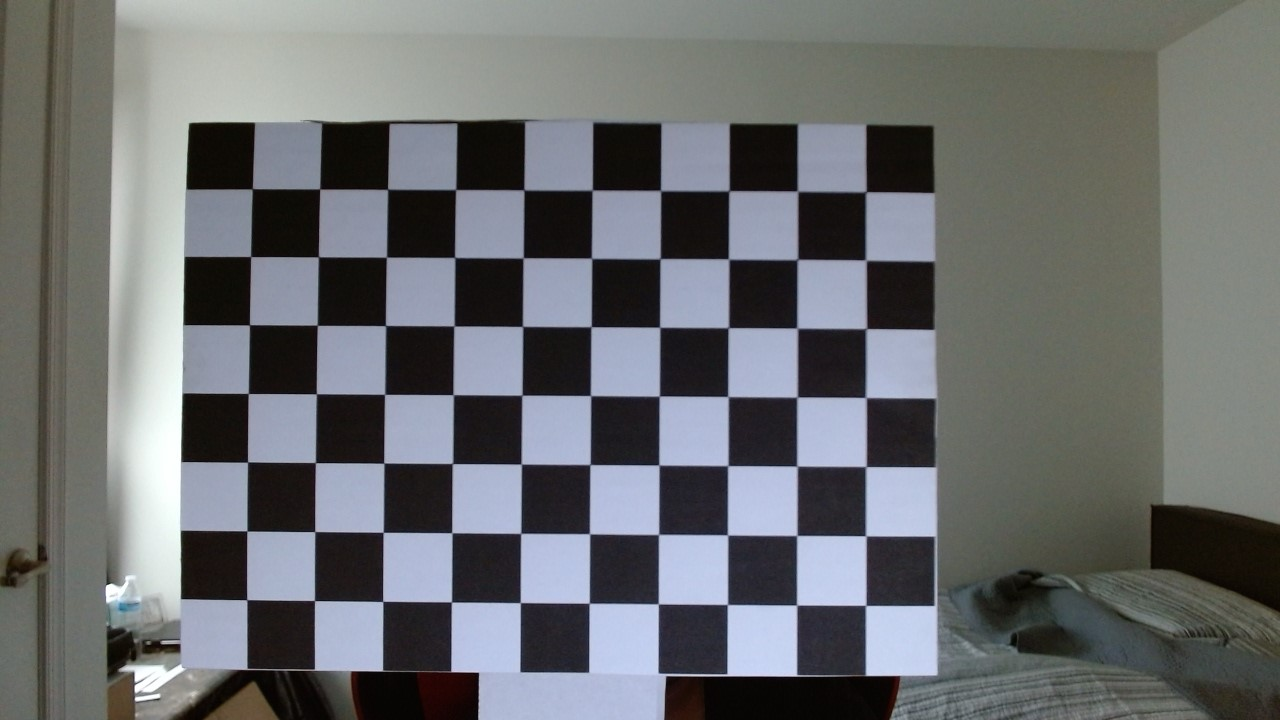
#> input picture HW3/checker1.jpg, 1280 x 720 px; its folder holds only this picture in this run
$ jupyter execute --allow-errors 'Rana_Dhruv_HW#3.ipynb'
#> lines starting #> are read from the running program, lines starting #| are printed output that depends on the picture; long printed decimals are rounded
## Problem 1 ##

[cell 1]
import numpy as np
import cv2 as cv
import matplotlib.pyplot as plt
import glob
import re

# I tired using an iphone but due to high res (12MP) it was taking too long
# Thus I decided to use my webcam and forced it to a 0.9MP (1280x720) and it speeded up the process

CHECKERBOARD_DIM = (7,10)

SQUARE_DIM = 1

# Make corresponding 3D world points (assuming each square is 1 unit away)
# (0,0,0) (1,0,0) ... (6,0,0) (0,1,0)...(6,1,0) (0,9,0)..(6,9,0) Only inner points of checker
world_Points = np.zeros((1, CHECKERBOARD_DIM[0]* CHECKERBOARD_DIM[1],3), np.float32)
world_Points[0, :, :2] = np.mgrid[0:CHECKERBOARD_DIM[0],0:CHECKERBOARD_DIM[1]].T.reshape(-1, 2)

# All of the below is to match matlab point oredering
#############################################
temp = world_Points[:,:,0].copy()
world_Points[:,:,0] = world_Points[:,:,1]
world_Points[:,:,1] = temp
#############################################

world_Points = world_Points*SQUARE_DIM

# array to store point pairs
points_3D = []
points_Camera = []

# Get all jpg that start with checker
images = glob.glob('checker*.jpg')
images = sorted(images, key=lambda x:float(re.findall("(\d+)",x)[0]))

# iterate trough all checker images
for filename in images:
    img = cv.imread(filename)
#> img is the input picture: shape (720, 1280, 3); mean B, G, R 110.8, 109, 106.6

    gray = cv.cvtColor(img,cv.COLOR_BGR2GRAY)
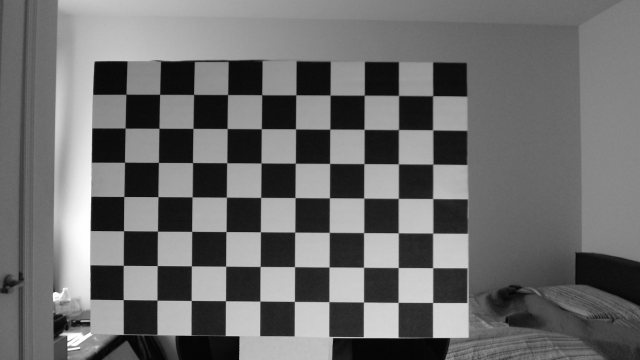
#> gray: shape (720, 1280) (shown at 1/2 size); min 1, max 255, mean 108.5

    # Find corners
    ret, corners = cv.findChessboardCorners(gray, CHECKERBOARD_DIM,None)
#> ret = True; corners = 70 rows, first 8: [866.5, 191.9], [866, 259.9], [866.5, 328.4], [866, 397.5], [866, 466.7], [866, 535.9], [865.8, 605.5], [797.3, 190.7]

    #If corners are found refine the position
    if ret == True:

        # add corresponding 3D(world) cordinates
        points_3D.append(world_Points)

        # Refining pixel coordinates
        corners2 = cv.cornerSubPix(gray, corners, (11, 11), (-1, -1), None)
#> corners2 = 70 rows, first 8: [865.8, 191.8], [865.8, 260.2], [866.3, 328.6], [865.8, 397.6], [865.9, 466.6], [865.8, 535.9], [865.7, 605.4], [797.5, 191.2]

        # All of the below is to match matlab point ordering
        #######################################################################################
        corners2 = corners2[::-1]
#> corners2 = 70 rows, first 8: [246.8, 599.7], [246.9, 530.9], [247.5, 462], [248.3, 393.5], [249.4, 324.8], [250.6, 256.6], [252.3, 188.8], [314.5, 600.6]
        corners3 = np.zeros_like(corners2)

        for i in range(0,CHECKERBOARD_DIM[0]*CHECKERBOARD_DIM[1]-1,CHECKERBOARD_DIM[0]):
            corners3[i:i+CHECKERBOARD_DIM[0],:,:] = corners2[i:i+CHECKERBOARD_DIM[0],:,:][::-1]
#> after the loop, corners3 = 70 rows, first 8: [252.3, 188.8], [250.6, 256.6], [249.4, 324.8], [248.3, 393.5], [247.5, 462], [246.9, 530.9], [246.8, 599.7], [319.7, 189]
        ########################################################################################

        # add corresponding camera(pixel) points
        points_Camera.append(corners3)

        # [5 lines of commented-out code are left out]
    else:
        print("No Corners Found for {}".format(filename))


# Once we have all point pairs I use the built in function of OpenCV to find intrinsic and extrinsic matrix for each Image
ret, matrix, distortion, r_vecs, t_vecs = cv.calibrateCamera(points_3D, points_Camera, gray.shape[::-1], None, None)
#> ret = 0.142; matrix = [[1606.7, 0, 625.6], [0, 1607.7, 329.7], [0, 0, 1]]; distortion = [[-0.00999, -0.059, 0.00359, 0.00355, -7.16]]; r_vecs = ([-0.0346, 0.000862, 0.00652],); t_vecs = ([-5.49, -2.07, 23.48],)

# Displaying Intrinsic Matrix (focal length and scale)
print("Camera Intrinsic matrix:")
print(matrix)
#| [[1.60672790e+03 0.00000000e+00 6.25616971e+02]
#|  [0.00000000e+00 1.60770430e+03 3.29689775e+02]
#|  [0.00000000e+00 0.00000000e+00 1.00000000e+00]]

r_mat = []
# Displaying unique extrinsic matrix for each images (rotation matix and translation vector)
# OpenCV returns a rotation vector and must be converted to rotation matrix
for i in range(len(r_vecs)):

    r_mat_i = np.zeros((3,3))
    cv.Rodrigues(r_vecs[i],r_mat_i)
    r_mat.append(r_mat_i)

    print("\nExtrensic Matrix for Image {0} :-".format(i+1))

    print("\n Rotation Matrix:")
    print(r_mat[i])

    print("\n Translation Vector:")
    print(t_vecs[i])

    print("-------------------------------------------------------------------")
#> this loop made 1 pass
#> r_mat_i on pass 1: [[0, 0, 0], [0, 0, 0], [0, 0, 0]]
#> (printed output is left out)
#> after the loop, r_mat = [[[1, -0.00654, 0.000749], [0.00651, 0.999, 0.0346], [-0.000975, -0.0346, 0.999]]]

# OPenCV or python has no built-in function to show extrinsinc param in one plot.
# Thus I used Matlab to make the graph using Camera Calibration tool
# The results for focal length and intrinsic matrix match with certain margin of error.
# However Matlab has origin of corners in top left and OpenCv in top right
# Causing some extrinsinc param to differ. Thus I reaaranged points above to match MATLAB
# I will just dispaly the plot generated by matlab and alos attach the matlab script seperately.

pattern = cv.imread("patternCentric.png")
#> (the rest of this cell did not finish here and is left out)

## Problem 2 ##

[cell 2]
import numpy as np
import matplotlib.pyplot as plt
import matplotlib.lines as lines

def reconstruct3D (leftRays, rightRays, l_R_r , l_t_r , w_M_l):

    points_3D = np.zeros((len(leftRays[0]),len(w_M_l)))

    for i in range(len(leftRays[0])):
        # Find mid point of two rays wrt to left camera
        midpoint_wrt_left = midpoint(leftRays[:,i].T, rightRays[:,i], l_R_r, l_t_r)
        midpoint_wrt_left = np.hstack((midpoint_wrt_left,[1]))

        # Find the mid point wrt to world
        midpoint_wrt_world = np.matmul(w_M_l,midpoint_wrt_left)

        # Add it to output
        points_3D[i] = midpoint_wrt_world.T

    return points_3D

def midpoint (leftRay, rightRay , l_R_r , l_t_r):
    # a*leftRay + c (leftRay X l_R_r*rightRay) = b*l_R_r*rightRay + l_t_r
    # a*leftRay + c (q) = b*l_R_r*rightRay + l_t_r

    q = np.cross(leftRay,np.matmul(l_R_r,rightRay)) # segmet between right and left ray
    q = q/np.linalg.norm(q) # normalize the cross product or segemtn between right ray and left ray

    # gattering everything to one side
    # a*leftRay + c (q) - b*l_R_r*rightRay = l_t_r
    # A [a b c].T = l_t_r
    A = np.vstack((leftRay,-1*np.matmul(l_R_r,rightRay),q)).T

    # [a b c].T = inv(A) * l_t_r
    sol = np.matmul(np.linalg.inv(A), l_t_r)

    a = sol[0]
    b = sol[1]
    c = sol[2]

    # mid point is a*leftRay + 0.5*c(q) --> Halfway between right camera ray and left camera ray
    midpoint_sol = a*leftRay + c*0.5*q

    return midpoint_sol

def plot3D (pts,title):
    x = pts[:,0]
    y = pts[:,1]
    z = pts[:,2]

    fig = plt.figure()
    ax = plt.axes(projection='3d')

    ax.plot([x[0],x[1]],[y[0],y[1]],[z[0],z[1]],'b')
    ax.plot([x[1],x[2]],[y[1],y[2]],[z[1],z[2]],'b')
    ax.plot([x[2],x[3]],[y[2],y[3]],[z[2],z[3]],'b')
    ax.plot([x[3],x[0]],[y[3],y[0]],[z[3],z[0]],'b')

    ax.plot([x[4],x[5]],[y[4],y[5]],[z[4],z[5]],'b')
    ax.plot([x[5],x[6]],[y[5],y[6]],[z[5],z[6]],'b')
    ax.plot([x[6],x[7]],[y[6],y[7]],[z[6],z[7]],'b')
    ax.plot([x[7],x[4]],[y[7],y[4]],[z[7],z[4]],'b')

    ax.plot([x[0],x[4]],[y[0],y[4]],[z[0],z[4]],'b')
    ax.plot([x[1],x[5]],[y[1],y[5]],[z[1],z[5]],'b')
    ax.plot([x[2],x[6]],[y[2],y[6]],[z[2],z[6]],'b')
    ax.plot([x[3],x[7]],[y[3],y[7]],[z[3],z[7]],'b')
    plt.title(title)
    plt.show()

def plot2D (pts,title):
    x = pts[:,0]
    y = pts[:,1]
    z = pts[:,2]

    fig = plt.figure()
    ax = plt.axes()

    ax.plot([x[0],x[1]],[y[0],y[1]],'b')
    ax.plot([x[1],x[2]],[y[1],y[2]],'b')
    ax.plot([x[2],x[3]],[y[2],y[3]],'b')
    ax.plot([x[3],x[0]],[y[3],y[0]],'b')

    ax.plot([x[4],x[5]],[y[4],y[5]],'b')
    ax.plot([x[5],x[6]],[y[5],y[6]],'b')
    ax.plot([x[6],x[7]],[y[6],y[7]],'b')
    ax.plot([x[7],x[4]],[y[7],y[4]],'b')

    ax.plot([x[0],x[4]],[y[0],y[4]],'b')
    ax.plot([x[1],x[5]],[y[1],y[5]],'b')
    ax.plot([x[2],x[6]],[y[2],y[6]],'b')
    ax.plot([x[3],x[7]],[y[3],y[7]],'b')
    plt.title(title)
    plt.show()

#### Extra Credit ###

[cell 3]
import numpy as np

def triangulation_dlt(leftPixels, rightPixels, leftM, rightM):
    points_3D = np.zeros_like(leftPixels)

    for i in range(len(leftPixels)):
        A = construct_A(leftPixels[i], rightPixels[i], leftM, rightM)
        P = find_P(A)
        points_3D [i] = P[0:3]

    return points_3D

def construct_A (leftPixel, rightPixel, leftM, rightM):
    a = np.array([(leftPixel[0]* leftM[2,:]) - leftM[0,:],
                  (leftPixel[1]* leftM[2,:]) - leftM[1,:] ,
                  (rightPixel[0]* rightM[2,:]) - rightM[0,:],
                  (rightPixel[1]* rightM[2,:]) - rightM[1,:]])

    return a

def find_P (A):
    U,sigma,V_t = np.linalg.svd(A)
    return (V_t.T/V_t.T[len(V_t.T)-1])[:,-1]

[cell 4]
from gettext import find
import numpy as np
import matplotlib.pyplot as plt
import matplotlib.lines as lines

K = np.array([ [-100, 0    , 200],
               [0   , -100 , 200],
               [0   , 0    , 1]])

M_EXT_L = np.array([[0.707  , 0.707, 0, -3  ],
                  [-0.707 , 0.707, 0, -0.5],
                  [0,        0,    1,  3  ]])

M_EXT_R = np.array([[0.866  , -0.5,  0, -3  ],
                  [0.5   , 0.866, 0, -0.5],
                  [0      , 0    , 1,  3  ]])

PTS = np.array([[2,0,0],
                [3,0,0],
                [3,1,0],
                [2,1,0],
                [2,0,1],
                [3,0,1],
                [3,1,1],
                [2,1,1],
                [2.5,0.5,2]])


plot3D(PTS,'Original Cube')
#> in plot3D, `plt.show()`:
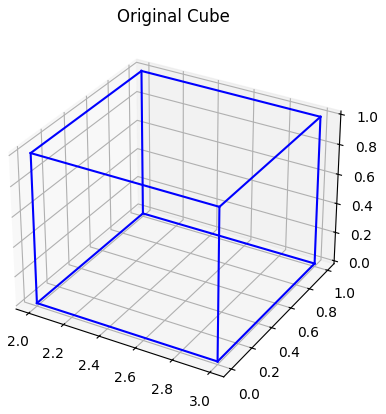
#> figure drawn by matplotlib, 1 panel

LEFT_PIXELS = np.zeros_like(PTS)
RIGHT_PIXELS = np.zeros_like(PTS)

# calculte camera cordinates using right camera and left camera refrence frame
for i in range(len(PTS)) :
    pixel = np.matmul(K,np.matmul(M_EXT_L,np.hstack((PTS[i],[1]))))
    LEFT_PIXELS[i] = pixel / pixel[2]
    pixel = np.matmul(K,np.matmul(M_EXT_R,np.hstack((PTS[i],[1]))))
    RIGHT_PIXELS[i] = pixel / pixel[2]

plot2D(LEFT_PIXELS,'Left Camera')
#> in plot2D, `plt.show()`:
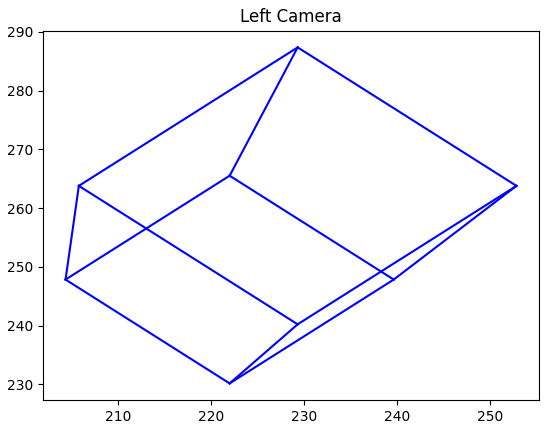
#> figure drawn by matplotlib, 1 panel
plot2D(RIGHT_PIXELS,'Right Camera')
#> call 2 of plot2D, with pts = array of shape (9, 3), title = 'Right Camera'
#> in plot2D (call 2), `plt.show()`:
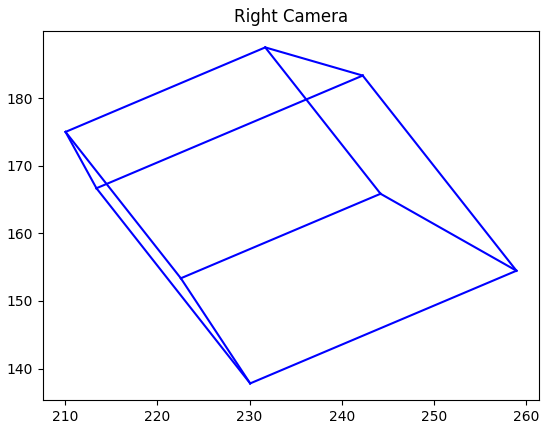
#> figure drawn by matplotlib, 1 panel

# Assuming only left and right camera pixels are known
# Reconstruct 3D points

# Find ray for each point for each camera

LEFT_RAY = np.matmul(np.linalg.inv(K),LEFT_PIXELS.T)
RIGHT_RAY = np.matmul(np.linalg.inv(K),RIGHT_PIXELS.T)

L_M_W = np.vstack((M_EXT_L,[0,0,0,1]))
W_M_L = np.linalg.inv(L_M_W)

R_M_W = np.vstack((M_EXT_R,[0,0,0,1]))
W_M_R = np.linalg.inv(R_M_W)

# Matrix that turns all pixels in right camera to left camera
L_M_R = np.matmul(L_M_W , W_M_R)
L_ROTATION_R = L_M_R [0:3,0:3]
L_TRANSLATION_R = L_M_R [0:3,3:4]

reconst_3D = reconstruct3D(LEFT_RAY,RIGHT_RAY,L_ROTATION_R,L_TRANSLATION_R,W_M_L)
reconst_3D = reconst_3D[:,0:3]


M_LEFT = np.matmul(K,M_EXT_L)
M_RIGHT = np.matmul(K,M_EXT_R)
reconst_trig_3D = triangulation_dlt(LEFT_PIXELS,RIGHT_PIXELS,M_LEFT,M_RIGHT)

plot3D(reconst_3D,"Reconstructed Cube")
plot3D(reconst_trig_3D,"Reconstructed Cube (Triangulation DLT)")

print("\nGround Truth (Orginal Points) :- ")
print(PTS)

print("\nReconstructed Points :-")
print(reconst_3D)

print("\nReconstructed Points (Triangulation DLT) :-")
print(reconst_trig_3D)

print("\nAbsolute error btw points :-")
print(abs(PTS - reconst_3D))

print("\nAbsolute error btw points (Triangulation DLT) :-")
print(abs(PTS - reconst_trig_3D))

# proj. error = || Origninal - Reconstructed ||
print("\nProjection Error :-")
print(np.linalg.norm(PTS - reconst_3D))

print("\nProjection Error (Triangulation DLT) :-")
print(np.linalg.norm(PTS - reconst_trig_3D))

$ run again, on HW3/checker13.jpg
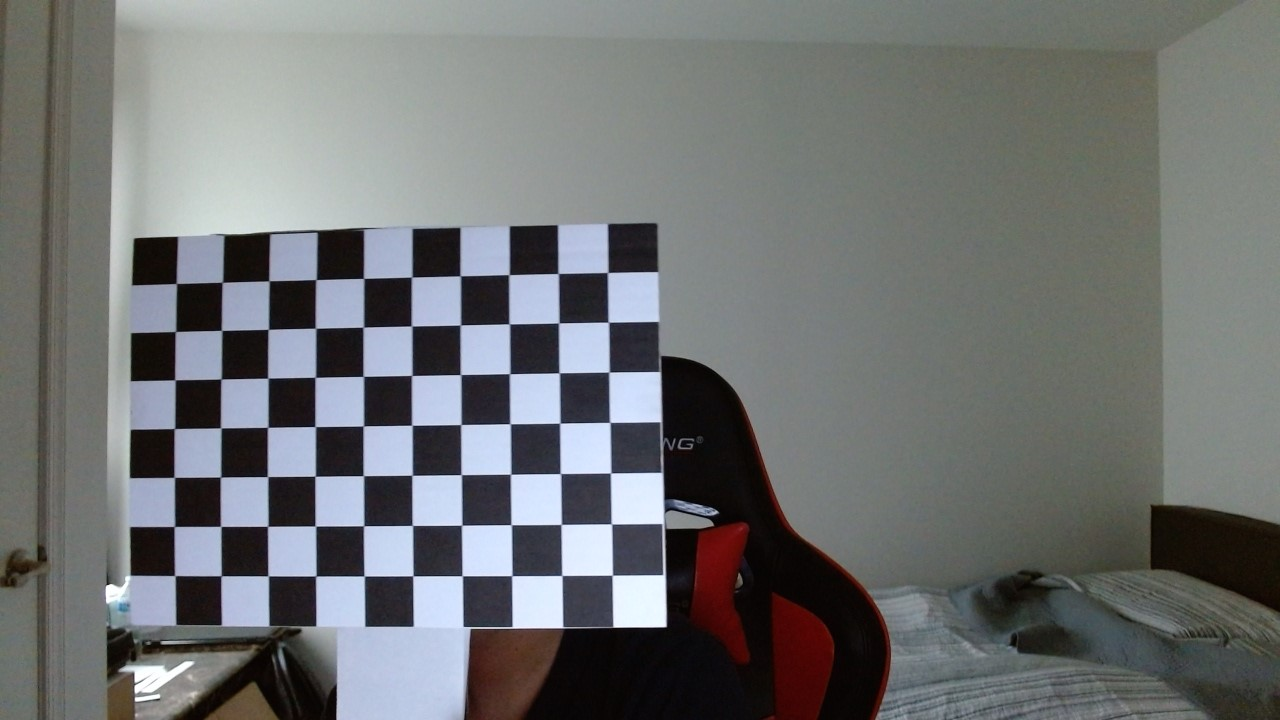
#> input picture HW3/checker13.jpg, 1280 x 720 px
#> img is the input picture: shape (720, 1280, 3); mean B, G, R 114.3, 113.9, 111.5
#> `gray = cv.cvtColor(img,cv.COLOR_BGR2GRAY)`:
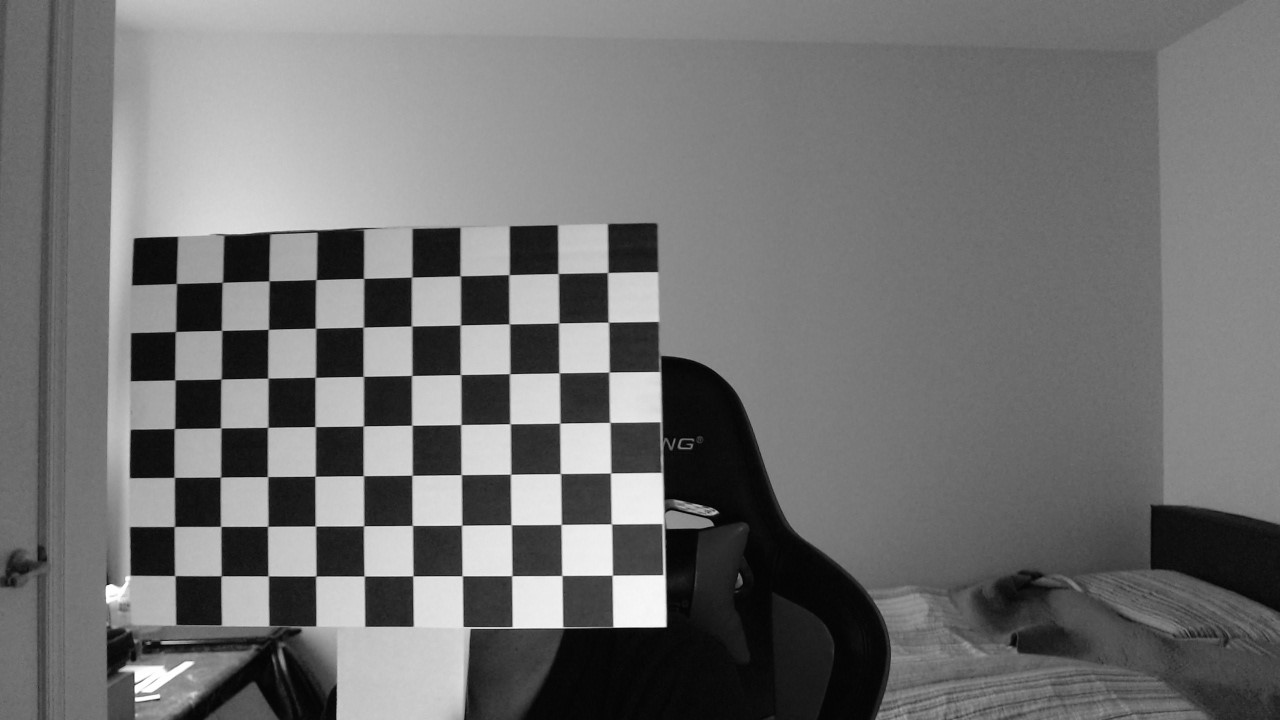
#> gray: shape (720, 1280); min 0, max 255, mean 113.2
#> `ret, corners = cv.findChessboardCorners(gray, CHECKERBOARD_DIM,None)`: ret = True; corners = 70 rows, first 8: [607.7, 272.5], [608.4, 322.3], [609, 372], [609.9, 422.4], [610.6, 473.1], [611.5, 524], [612.2, 575.2], [558.2, 273.5]
#> `corners2 = cv.cornerSubPix(gray, corners, (11, 11), (-1, -1), None)`: corners2 = 70 rows, first 8: [607.6, 272.5], [608.3, 322.2], [609, 372.1], [609.7, 422.4], [610.6, 473], [611.4, 523.9], [612.2, 575.2], [558.2, 273.5]
#> `corners2 = corners2[::-1]`: corners2 = 70 rows, first 8: [174.8, 575.6], [174.4, 526.5], [174.3, 477.4], [174.4, 428.6], [174.9, 379.8], [175.5, 331.5], [176.4, 283.5], [221.1, 575.8]
#> after the loop `for i in range(0,CHECKERBOARD_DIM[0]*CHECKERBOARD_DIM[1]-1,CHECKERBOAR..`: corners3 = 70 rows, first 8: [176.4, 283.5], [175.5, 331.5], [174.9, 379.8], [174.4, 428.6], [174.3, 477.4], [174.4, 526.5], [174.8, 575.6], [222.3, 282.3]
#> `ret, matrix, distortion, r_vecs, t_vecs = cv.calibrateCamera(points_3D..`: ret = 0.102; matrix = [[887.4, 0, 703.1], [0, 865.2, 136.6], [0, 0, 1]]; distortion = [[-0.0327, -0.0284, 0.018, 2.11e-05, 0.00674]]; r_vecs = ([-0.046, 0.0322, -0.022],); t_vecs = ([-10.91, 2.99, 18.18],)
#| [[887.375   0.         703.060]
#|  [  0.         865.209 136.567]
#|  [  0.           0.           1.        ]]
#> the loop `for i in range(len(r_vecs)): ` made 1 pass
#> r_mat_i on pass 1: [[0, 0, 0], [0, 0, 0], [0, 0, 0]]
#> (printed output is left out)
#> after the loop `for i in range(len(r_vecs)):`: r_mat = [[[0.999, 0.0213, 0.0327], [-0.0227, 0.999, 0.0457], [-0.0316, -0.0464, 0.998]]]

$ run again, on HW3/checker14.JPG
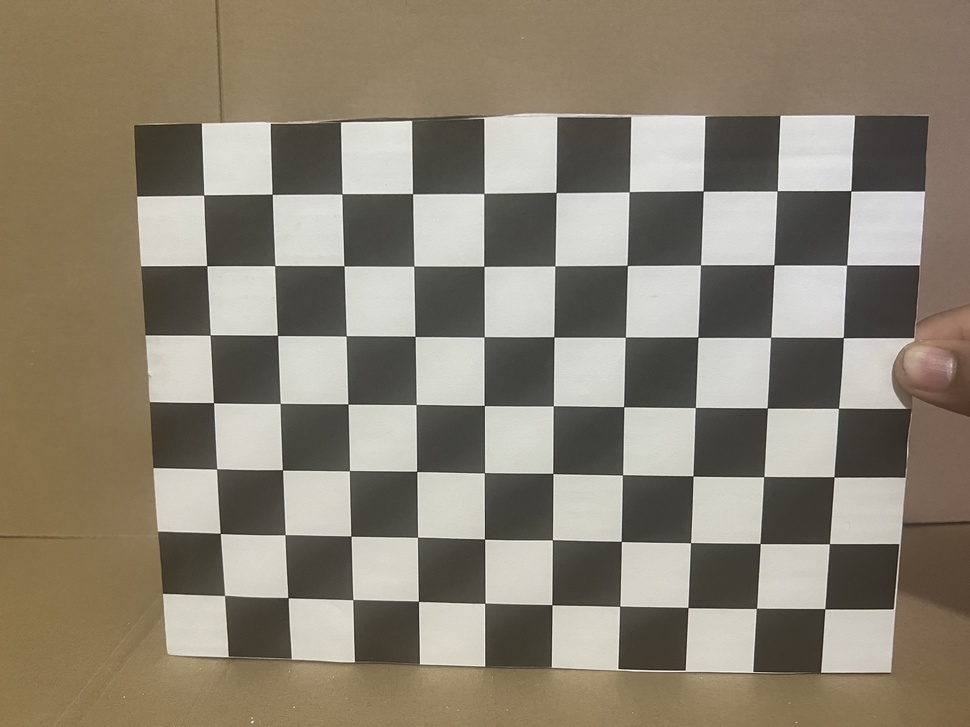
#> input picture HW3/checker14.JPG, 970 x 727 px, shrunk from 4032 x 3024 before the run
#> img is the input picture: shape (727, 970, 3); mean B, G, R 114.8, 130.7, 139.3
#> `gray = cv.cvtColor(img,cv.COLOR_BGR2GRAY)`:
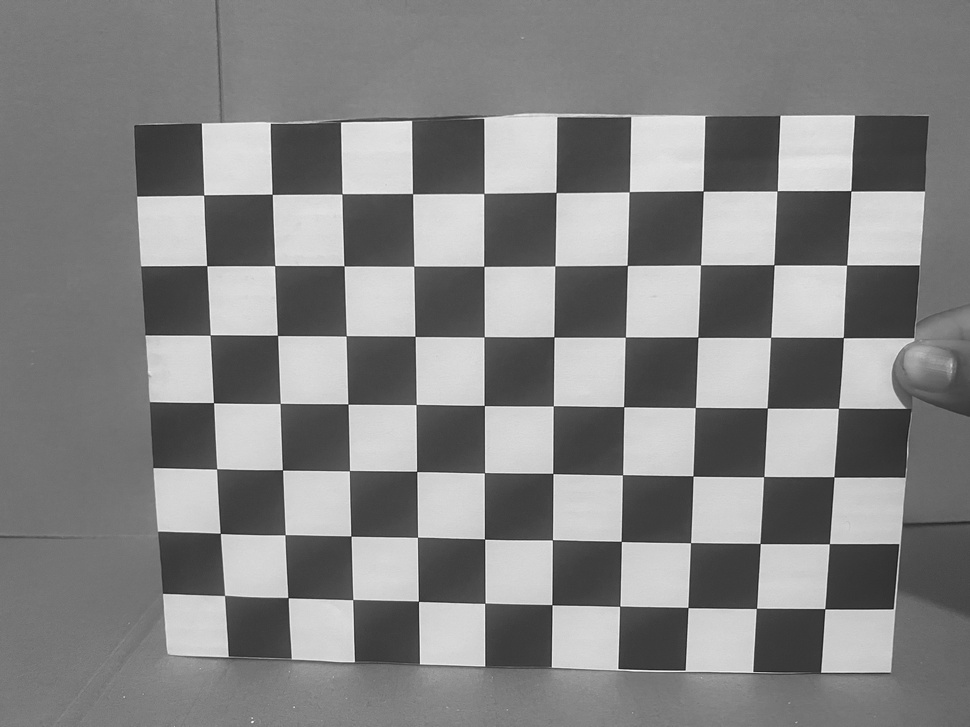
#> gray: shape (727, 970); min 13, max 255, mean 131.5
#> ret = False; corners = None
